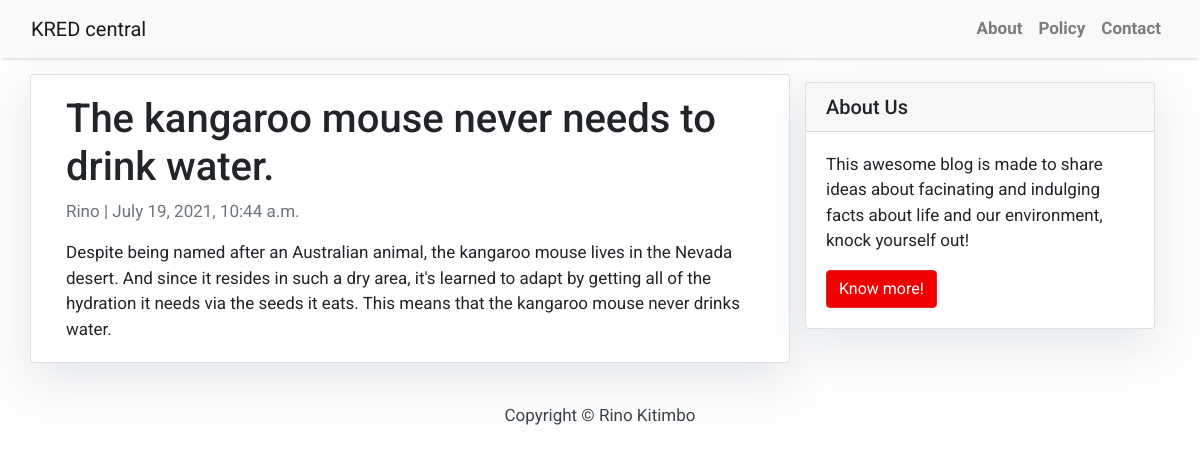
/the-kangaroo-mouse-never-needs-to-drink-water/, run on the app's committed database.
### blog/models.py (models this page shows, shortened)
class Post(models.Model):
    title = models.CharField(max_length=200, unique=True)
    slug = models.SlugField(max_length=200, unique=True)
    author = models.ForeignKey(User, on_delete= models.CASCADE,related_name='blog_posts')
    updated_on = models.DateTimeField(auto_now= True)
    content = models.TextField()
    created_on = models.DateTimeField(auto_now_add=True)
    status = models.IntegerField(choices=STATUS, default=0)
    class Meta:
        ordering = ['-created_on']

### blog/views.py (the view)
# urls.py: path('<slug:slug>/', views.PostDetail.as_view(), name='post_detail'),
class PostDetail(generic.DetailView):
    model = Post
    template_name = 'post_detail.html'

### templates/post_detail.html
{% extends 'base.html' %} {% block content %}
<div class="container">
  <div class="row">
    <div class="col-md-8 card mb-4  mt-3 left  top">
      <div class="card-body">
        <h1>{% block title %} {{ object.title }} {% endblock title %}</h1>
        <p class=" text-muted">{{ post.author }} | {{ post.created_on }}</p>
        <p class="card-text ">{{ object.content | safe }}</p>
      </div>
    </div>
    {% block sidebar %} {% include 'sidebar.html' %} {% endblock sidebar %}
  </div>
</div>
{% endblock content %}

### templates/base.html (style rules this page uses)
body { font-family: "Roboto", sans-serif; font-size: 17px; background-color: #fdfdfd; }

### templates/sidebar.html (style rules this page uses)
.card { box-shadow: 0 16px 48px #E3E7EB; }

### data on the page
Post: title "The kangaroo mouse never needs to drink water.", author "Rino", created_on "July 19, 2021, 10:44 a.m.", content "Despite being named after an Australian animal, the kangaroo mouse lives in the Nevada desert. And since it resides in such a dry area, it's learned to adapt by getting all of the hydration it needs via the seeds it eats. This means that the kangaroo mouse never drinks water."
